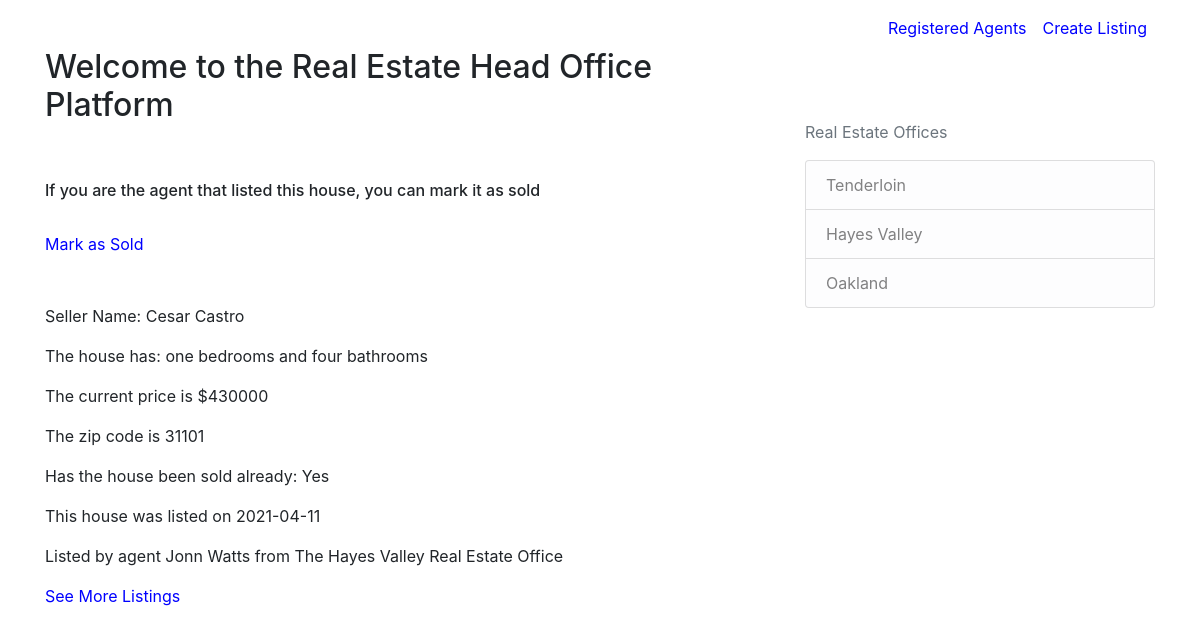
/listing/1, run on the app's committed database.
### real_estate/models.py (models this page shows, shortened)
class Listing(db.Model):
    id = db.Column(db.Integer, primary_key=True)
    seller = db.Column(db.String(100), nullable=False)
    price = db.Column(db.String(100), nullable=False)
    date = db.Column(db.DateTime, nullable=False, default=datetime.utcnow)
    bedrooms = db.Column(db.String(100), nullable=False)
    bathrooms = db.Column(db.String(100), nullable=False)
    zipcode = db.Column(db.String(100), nullable=False)
    sold = db.Column(db.String(100), nullable=False, default="No")
    office = db.Column(db.String(100), nullable=False)
    agent_id = db.Column(db.Integer, db.ForeignKey('agent.id'), nullable=False)

class Agent(db.Model):
    id = db.Column(db.Integer, primary_key=True)
    name = db.Column(db.String(100), nullable=False)
    listings = db.relationship('Listing', backref='agent', lazy=True)

### real_estate/routes.py (the view)
@app.route("/listing/<int:listing_id>")
def listing(listing_id):
    listing = Listing.query.get_or_404(listing_id)
    return render_template('listing.html', title=listing.seller, listing=listing)

### real_estate/templates/listing.html
{% extends "layout.html" %}
{% block navigation%}
<a class="nav-item nav-link" href="{{ url_for('registered_agents') }}" style="color:blue">Registered Agents</a>
<a class="nav-item nav-link" href="{{ url_for('new_listing') }}" style="color:blue">Create Listing</a>
{% endblock navigation %}
{% block content %}
<br>
<br>
<h2>Welcome to the Real Estate Head Office Platform</h2>
<br>
<br>
    <h6>If you are the agent that listed this house, you can mark it as sold</h6>
    <br>
    <h7>
        <a href="{{ url_for('home') }}" style="color:blue">Mark as Sold</a>
    </h7>
    <br>
    <br>
    <br>
    <p>Seller Name: {{ listing.seller }}</p>
    <p>The house has: {{ listing.bedrooms }} bedrooms and {{ listing.bathrooms }} bathrooms</p>
    <p>The current price is ${{ listing.price }}</p>
    <p>The zip code is {{ listing.zipcode }}</p>
    <p>Has the house been sold already: {{ listing.sold }}</p>
    <p>This house was listed on {{ listing.date.strftime('%Y-%m-%d') }}</p>
    <p>Listed by agent {{ listing.agent.name }} from The {{ listing.office }} Real Estate Office</p>
    <a href="{{ url_for('home') }}" style="color:blue">See More Listings</a>
    <br>
    <br>
{% endblock content %}

### data on the page
Listing: seller "Cesar Castro", bedrooms "one", bathrooms "four", price "430000", zipcode "31101", sold "Yes", date "2021-04-11", office "Hayes Valley"
Agent: agent.name "Jonn Watts"
